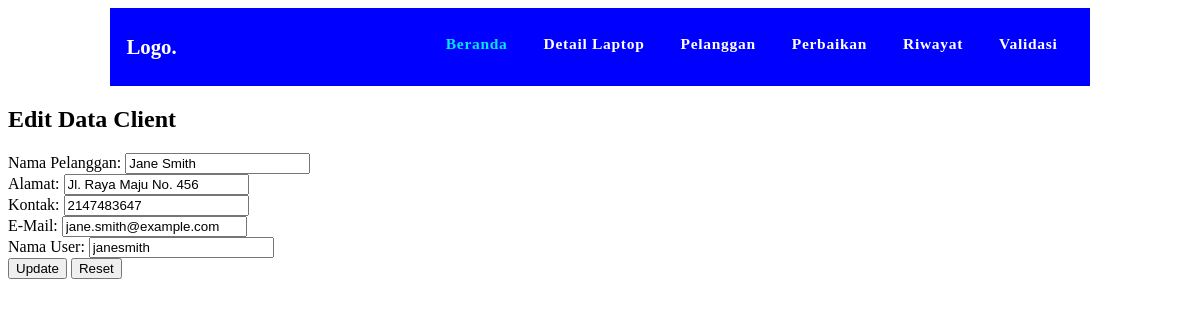
The page /servD/admin/edit_client.php?id=2 on the database as committed earlier.
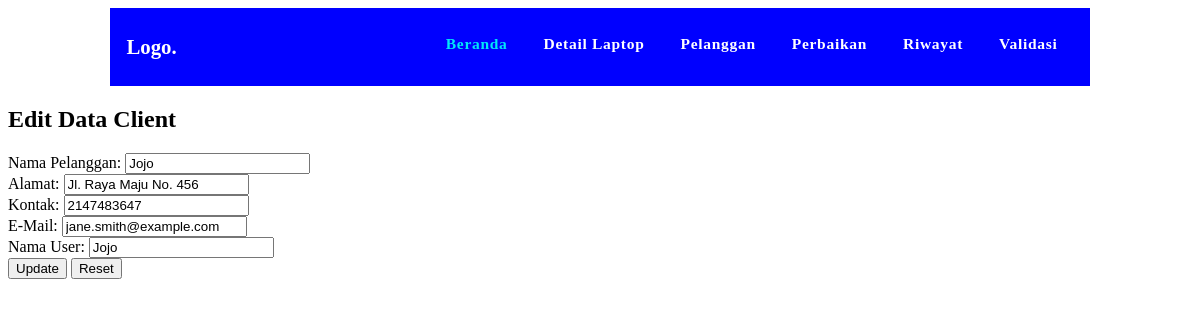
The same page on the database as committed later.
### tables this page shows
CREATE TABLE `pelanggan` (
  `id_user` int(10) NOT NULL,
  `nama` varchar(25) DEFAULT NULL,
  `alamat` varchar(50) DEFAULT NULL,
  `NomorKontak` int(12) DEFAULT NULL,
  `Email` varchar(25) DEFAULT NULL,
  `username` char(10) DEFAULT NULL,
  `katasandi` char(12) DEFAULT NULL,
  `peran` char(10) DEFAULT NULL
);

### servD/admin/edit_client.php (the view, shortened to what this page needs)
<?php
include "../koneksi.php";
if (isset($_GET['id'])) {
    $idUser = $_GET['id'];
    $query = "SELECT id_user, nama AS 'Nama Pelanggan', alamat AS 'Alamat', NomorKontak AS 'Kontak', Email AS 'E-Mail', username AS 'Nama User' FROM Pelanggan WHERE id_user = ?";
    $stmt = mysqli_prepare($link, $query);
    mysqli_stmt_bind_param($stmt, "i", $idUser);
    mysqli_stmt_execute($stmt);
    $result = mysqli_stmt_get_result($stmt);
    if (mysqli_num_rows($result) > 0) {
        $row = mysqli_fetch_assoc($result);
        ?>
        <html>
        <head>
            <?php include "menu.php"; ?>
            <link rel="stylesheet" href="style.css">
        </head>
        <body>
            <h2>Edit Data Client</h2>
            <form action="update_client.php" method="POST">
                <label for="nama">Nama Pelanggan:</label>
                <input type="text" name="nama" id="nama" value="<?php echo $row['Nama Pelanggan']; ?>"><br>
                <label for="alamat">Alamat:</label>
                <input type="text" name="alamat" id="alamat" value="<?php echo $row['Alamat']; ?>"><br>
                <label for="kontak">Kontak:</label>
                <input type="text" name="kontak" id="kontak" value="<?php echo $row['Kontak']; ?>"><br>
                <label for="email">E-Mail:</label>
                <input type="email" name="email" id="email" value="<?php echo $row['E-Mail']; ?>"><br>
                <label for="username">Nama User:</label>
                <input type="text" name="username" id="username" value="<?php echo $row['Nama User']; ?>"><br>
                <input type="submit" value="Update">
                <input type="reset" value="Reset">
            </form>
        </body>
        </html>
        <?php
    } else {
        echo "Data client tidak ditemukan.";
    }
} else {
    echo "ID client tidak diberikan.";
}
?>

Rows that differ between the two databases and show on the page:
changed pelanggan "Jl. Raya Maju No. 456": nama "Jane Smith" → "Jojo"; username "janesmith" → "Jojo"
